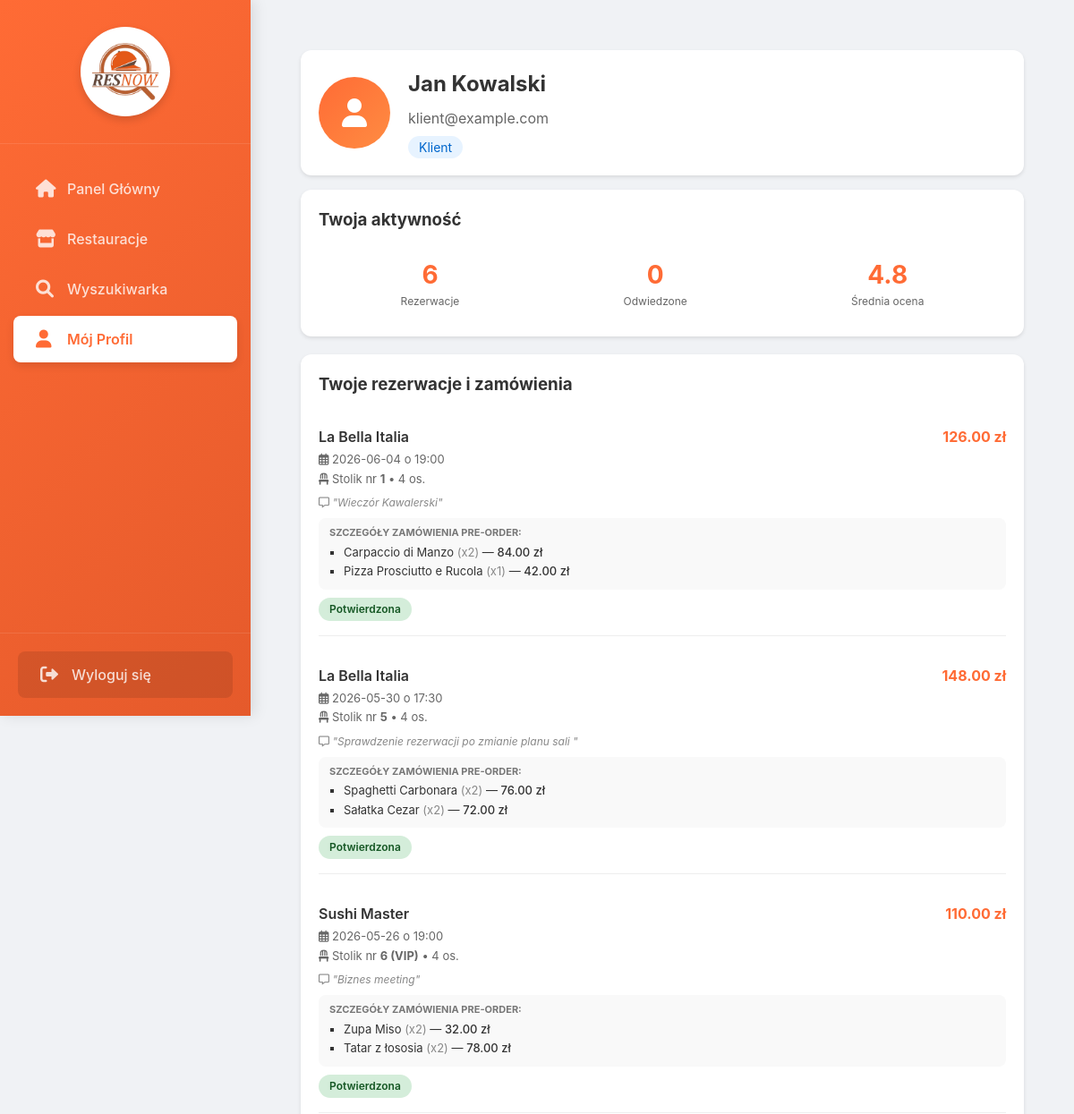
Page /client/profile (signed in, upper part) on the earlier database version.
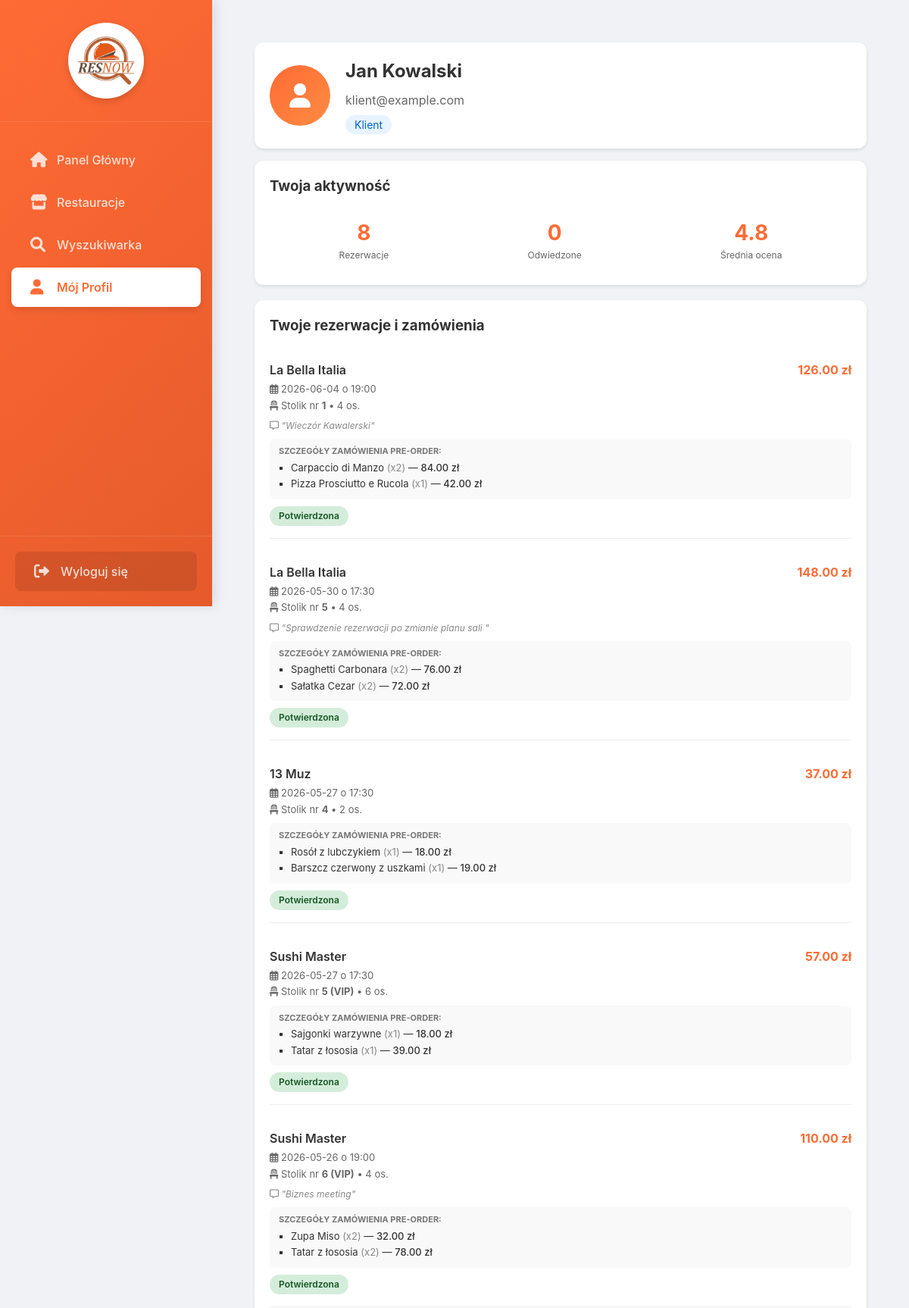
Same page on the later database version.
### models.py (models this page shows, shortened)
class User(db.Model):
    __tablename__ = 'users'
    id = db.Column(db.Integer, primary_key=True)
    name = db.Column(db.String(100), nullable=False)
    email = db.Column(db.String(120), unique=True, nullable=False)
    password = db.Column(db.String(200), nullable=False)
    role = db.Column(db.String(20), nullable=False)
    restaurant_id = db.Column(db.Integer, db.ForeignKey('restaurants.id'), nullable=True)
    restaurant = db.relationship('Restaurant', backref='employees')

class Reservation(db.Model):
    __tablename__ = 'reservations'
    id = db.Column(db.Integer, primary_key=True)
    user_id = db.Column(db.Integer, db.ForeignKey('users.id'), nullable=False)
    restaurant_id = db.Column(db.Integer, db.ForeignKey('restaurants.id'), nullable=False)
    table_id = db.Column(db.Integer, db.ForeignKey('tables.id'), nullable=False)
    date = db.Column(db.Date, nullable=False)
    time = db.Column(db.Time, nullable=False)
    people = db.Column(db.Integer, nullable=False)
    status = db.Column(db.String(20), default='pending')  # pending, confirmed, cancelled
    notes = db.Column(db.Text)
    created_at = db.Column(db.DateTime, default=datetime.utcnow)
    user = db.relationship('User', backref='reservations')
    table = db.relationship('Table', backref='reservations')
    restaurant = db.relationship('Restaurant', backref='reservations')
    items = db.relationship('ReservationItem', backref='reservation', cascade="all, delete-orphan")
    @property
    def total_price(self):
        total = 0.0
        for item in self.items:
            if item.menu_item:
                total += item.quantity * item.menu_item.price
        return total

class Restaurant(db.Model):
    __tablename__ = 'restaurants'
    id = db.Column(db.Integer, primary_key=True)
    name = db.Column(db.String(100), nullable=False)
    address = db.Column(db.String(200))
    cuisine = db.Column(db.String(100))
    rating = db.Column(db.Float)
    delivery = db.Column(db.Boolean, default=False)
    reservation = db.Column(db.Boolean, default=True)
    opening_hours = db.Column(db.String(50))
    delivery_time = db.Column(db.String(50))

class ReservationItem(db.Model):
    __tablename__ = 'reservation_items'
    reservation_id = db.Column(db.Integer, db.ForeignKey('reservations.id', ondelete='CASCADE'), primary_key=True)
    menu_item_id = db.Column(db.Integer, db.ForeignKey('menu_items.id', ondelete='CASCADE'), primary_key=True)
    quantity = db.Column(db.Integer, nullable=False, default=1)
    menu_item = db.relationship('MenuItem')

class MenuItem(db.Model):
    __tablename__ = 'menu_items'
    id = db.Column(db.Integer, primary_key=True)
    restaurant_id = db.Column(db.Integer, db.ForeignKey('restaurants.id'))
    name = db.Column(db.String(100))
    price = db.Column(db.Float)
    category = db.Column(db.String(50))
    description = db.Column(db.Text)
    available = db.Column(db.Boolean, default=True)
    restaurant = db.relationship('Restaurant', backref='menu_items')

class Table(db.Model):
    __tablename__ = 'tables'
    id = db.Column(db.Integer, primary_key=True)
    restaurant_id = db.Column(
        db.Integer,
        db.ForeignKey('restaurants.id'),
        nullable=False
    )
    number = db.Column(db.String(10), nullable=False)
    seats = db.Column(db.Integer)
    status = db.Column(db.String(20), default='free')
    location = db.Column(db.String(100))
    x = db.Column(db.Integer)
    y = db.Column(db.Integer)
    shape = db.Column(db.String(20))
    width = db.Column(db.Integer, nullable=True)
    height = db.Column(db.Integer, nullable=True)
    radius = db.Column(db.Integer, nullable=True)
    rotation = db.Column(db.Integer, default=0)
    restaurant = db.relationship(
        'Restaurant',
        backref='tables'
    )

### app.py (the view)
@app.route('/client/profile')
@login_required
def client_profile():
    if session.get('role') != 'client':
        flash('Brak dostępu', 'danger')
        return redirect(url_for('login'))
    user = User.query.get(session['user_id'])
    reservations = Reservation.query.filter_by(user_id=user.id) \
        .order_by(Reservation.date.desc(), Reservation.time.desc()) \
        .all()
    restaurants = Restaurant.query.all()
    return render_template('client/profile_mobile.html',
                           user=user,
                           reservations=reservations,
                           resturants=restaurants)

### app.py (called while the page is built)
@app.context_processor
def inject_now():
    return {'now': datetime.now()}

def login_required(f):
    @wraps(f)
    def decorated_function(*args, **kwargs):
        if 'user_id' not in session:
            flash('Proszę się zalogować', 'warning')
            return redirect(url_for('login'))
        return f(*args, **kwargs)
    return decorated_function

### templates/client/profile_mobile.html (shortened to what this page needs)
{% extends "mobile_layout.html" %}
{% block content %}
<div class="profile-wrapper">
<div class="profile-container">
    <div class="profile-header">
        <div class="profile-avatar">
            <i class="fas fa-user"></i>
        </div>
        <div class="profile-info">
            <h2>{{ user.name }}</h2>
            <p>{{ user.email }}</p>
            <p style="margin-top: 8px;">
                <span style="background: #e7f3ff; color: #0066cc; padding: 4px 12px; border-radius: 20px; font-size: 14px;">
                    Klient
                </span>
            </p>
        </div>
    </div>
    <div class="profile-section">
        <h3>Twoja aktywność</h3>
        <div style="display: flex; justify-content: space-around; text-align: center; padding: 10px 0;">
            <div>
                <div style="font-size: 28px; font-weight: 700; color: #FF6B35;">{{ reservations|length }}</div>
                <div style="font-size: 12px; color: #666;">Rezerwacje</div>
            </div>
            <div>
                <div style="font-size: 28px; font-weight: 700; color: #FF6B35;">{{ restaurants|length }}</div>
                <div style="font-size: 12px; color: #666;">Odwiedzone</div>
            </div>
            <div>
                <div style="font-size: 28px; font-weight: 700; color: #FF6B35;">4.8</div>
                <div style="font-size: 12px; color: #666;">Średnia ocena</div>
            </div>
        </div>
    </div>
    <div class="profile-section">
        <h3>
            Twoje rezerwacje i zamówienia
        </h3>
        {% if reservations %}
            {% for res in reservations %}
            <div class="reservation-item" style="padding-bottom: 16px; margin-bottom: 16px; border-bottom: 1px solid #eee;">
                <div class="reservation-title" style="font-size: 16px; display: flex; justify-content: space-between; align-items: center;">
                    <span>{{ res.restaurant.name }}</span>
                    <span style="color: #FF6B35; font-weight: 700;">
                        {% if res.total_price > 0 %}
                            {{ "%.2f"|format(res.total_price) }} zł
                        {% else %}
                            0.00 zł
                        {% endif %}
                    </span>
                </div>
                <div class="reservation-details" style="margin-top: 4px; color: #666; font-size: 13px;">
                    <div>
                        <i class="far fa-calendar-alt"></i> {{ res.date.strftime('%Y-%m-%d') if res.date.strftime else res.date }} o {{ res.time.strftime('%H:%M') if res.time.strftime else res.time }}
                    </div>
                    <div style="margin-top: 2px;">
                        <i class="fas fa-chair"></i> Stolik nr <strong>{{ res.table.number }}</strong> • {{ res.people }} os.
                    </div>
                </div>
                {% if res.notes %}
                    <div style="font-size: 12px; color: #888; margin: 6px 0 2px 0;">
                        <i class="far fa-comment-alt"></i> <em>"{{ res.notes }}"</em>
                    </div>
                {% endif %}
                {% if res.items %}
                    <div class="reservation-menu-items" style="background: #f9f9f9; border-radius: 8px; padding: 8px 12px; margin-top: 8px; font-size: 13px;">
                        <strong style="font-size: 11px; text-transform: uppercase; color: #777; display: block; margin-bottom: 4px;">Szczegóły zamówienia pre-order:</strong>
                        <ul style="margin: 0; padding-left: 16px; list-style-type: square;">
                            {% for item in res.items %}
                                <li style="margin-bottom: 2px;">
                                    {{ item.menu_item.name }}
                                    <span style="color: #888;">(x{{ item.quantity }})</span>
                                    — <span style="font-weight: 500;">{{ "%.2f"|format(item.quantity * item.menu_item.price) }} zł</span>
                                </li>
                            {% endfor %}
                        </ul>
                    </div>
                {% endif %}
                <div style="margin-top: 8px;">
                    <span class="status-badge {% if res.status == 'confirmed' %}status-confirmed{% else %}status-pending{% endif %}">
                        {% if res.status == 'confirmed' %}Potwierdzona{% else %}Oczekuje{% endif %}
                    </span>
                </div>
            </div>
            {% endfor %}
        {% else %}
            <p style="color: #999; text-align: center; padding: 20px 0;">Brak historii rezerwacji.</p>
        {% endif %}
    </div>
</div>
</div>
{% endblock %}

### templates/mobile_layout.html (shortened to what this page needs)
<!DOCTYPE html>
<html lang="pl">
<head>
    <link rel="stylesheet" href="https://cdnjs.cloudflare.com/ajax/libs/font-awesome/6.0.0/css/all.min.css">
    <link rel="stylesheet" href="{{ url_for('static', filename='css/mobile.css') }}">
</head>
<body>
    <nav class="desktop-sidebar">
        <div class="sidebar-logo-container">
            <div class="sidebar-logo-bg">
                <img src="{{ url_for('static', filename='images/logo.png') }}" alt="ResNow" style="height: 90px;">
            </div>
        </div>
        <div class="sidebar-menu">
            <a href="{{ url_for('client_dashboard') }}" class="sidebar-link {% if request.endpoint == 'client_dashboard' %}active{% endif %}">
                <i class="fas fa-home"></i> Panel Główny
            </a>
            <a href="{{ url_for('client_restaurants') }}" class="sidebar-link {% if request.endpoint == 'client_restaurants' %}active{% endif %}">
                <i class="fas fa-store"></i> Restauracje
            </a>
            <a href="{{ url_for('client_search') }}" class="sidebar-link {% if request.endpoint == 'client_search' %}active{% endif %}">
                <i class="fas fa-search"></i> Wyszukiwarka
            </a>
            <a href="{{ url_for('client_profile') }}" class="sidebar-link {% if request.endpoint == 'client_profile' %}active{% endif %}">
                <i class="fas fa-user"></i> Mój Profil
            </a>
        </div>
        <div class="sidebar-footer">
            <a href="{{ url_for('logout') }}" class="sidebar-link" style="margin: 0; background: rgba(0,0,0,0.1);">
                <i class="fas fa-sign-out-alt"></i> Wyloguj się
            </a>
        </div>
    </nav>
    <main class="main">
        <div style="width: 100%;">
            {% block content %}{% endblock %}
        </div>
    </main>
</body>
</html>

### static/css/mobile.css (style rules this page uses)
:root { --primary-orange: #FF6B35; --primary-orange-light: #FF8C42; --primary-orange-dark: #E55A2B; --white: #FFFFFF; --light-gray: #F5F5F7; --gray: #8E8E93; --dark-gray: #636366; --dark: #1C1C1E; --black: #000000; --success: #34C759; --warning: #FF9500; --danger: #FF3B30; --info: #007AFF; --background: #FFFFFF; --card-background: #FFFFFF; --shadow: 0 2px 10px rgba(0, 0, 0, 0.08); --shadow-heavy: 0 4px 20px rgba(0, 0, 0, 0.15); --radius-sm: 8px; --radius-md: 12px; --radius-lg: 16px; --radius-xl: 24px; --spacing-xs: 4px; --spacing-sm: 8px; --spacing-md: 16px; --spacing-lg: 24px; --spacing-xl: 32px; }
* { margin: 0; padding: 0; box-sizing: border-box; }
body { font-family: -apple-system, BlinkMacSystemFont, 'Segoe UI', Roboto, Oxygen, Ubuntu, Cantarell, sans-serif; background-color: var(--background); color: var(--dark); line-height: 1.5; -webkit-font-smoothing: antialiased; -moz-osx-font-smoothing: grayscale; }
.main { padding-top: 60px; padding-bottom: 70px; min-height: 100vh; }

### templates/mobile_layout.html (style rules this page uses)
:root { --primary-orange: #FF6B35; --gradient-orange: linear-gradient(135deg, #FF6B35, #E55A2B); --dark-gray: #333333; --light-bg: #f8f9fa; }
body { margin: 0; padding: 0; font-family: -apple-system, BlinkMacSystemFont, "Segoe UI", Roboto, sans-serif; background-color: var(--light-bg); color: var(--dark-gray); }
@media (min-width: 992px) { body { display: flex; background-color: #f0f2f5; } }
@media (min-width: 992px) { .desktop-sidebar { width: 280px; height: 100vh; background: var(--gradient-orange); position: fixed; top: 0; left: 0; display: flex; flex-direction: column; box-shadow: 4px 0 15px rgba(0,0,0,0.1); z-index: 1000; } }
@media (min-width: 992px) { .sidebar-logo-container { padding: 30px 20px; display: flex; justify-content: center; border-bottom: 1px solid rgba(255,255,255,0.1); } }
@media (min-width: 992px) { .sidebar-logo-bg { background: white; border-radius: 50%; width: 100px; height: 100px; display: flex; align-items: center; justify-content: center; box-shadow: 0 4px 10px rgba(0,0,0,0.15); } }
@media (min-width: 992px) { .sidebar-menu { padding: 20px 0; flex: 1; } }
@media (min-width: 992px) { .sidebar-link { display: flex; align-items: center; padding: 14px 25px; color: rgba(255,255,255,0.8); text-decoration: none; font-size: 16px; font-weight: 500; transition: all 0.2s ease; margin: 4px 15px; border-radius: 8px; } }
@media (min-width: 992px) { .sidebar-link i { font-size: 20px; width: 35px; } }
@media (min-width: 992px) { .sidebar-link.active { background: white; color: var(--primary-orange); box-shadow: 0 4px 10px rgba(0,0,0,0.1); font-weight: 600; } }
@media (min-width: 992px) { .sidebar-footer { padding: 20px; border-top: 1px solid rgba(255,255,255,0.1); } }
@media (min-width: 992px) { .main { margin-left: 280px; flex: 1; padding: 40px; min-height: 100vh; box-sizing: border-box; display: flex; justify-content: center; } }

### templates/client/profile_mobile.html (style rules this page uses)
.profile-container { padding: 16px 0; }
.profile-header { display: flex; align-items: center; gap: 20px; margin-bottom: 16px; padding: 20px; background: white; border-radius: 12px; box-shadow: 0 2px 4px rgba(0,0,0,0.1); }
.profile-avatar { width: 80px; height: 80px; background: linear-gradient(135deg, #FF6B35, #FF8C42); border-radius: 50%; display: flex; align-items: center; justify-content: center; color: white; font-size: 32px; }
.profile-info h2 { margin: 0 0 8px 0; color: #333; }
.profile-info p { margin: 0; color: #666; }
.profile-section { background: white; border-radius: 12px; padding: 20px; margin-bottom: 20px; box-shadow: 0 2px 4px rgba(0,0,0,0.1); }
.profile-section h3 { margin: 0 0 16px 0; color: #333; display: flex; justify-content: space-between; align-items: center; }
.reservation-item, .order-item { padding: 16px 0; border-bottom: 1px solid #eee; }
.reservation-title, .order-title { font-weight: 600; margin-bottom: 4px; color: #333; }
.reservation-details, .order-details { color: #666; font-size: 14px; margin-bottom: 8px; }
.status-badge { display: inline-block; padding: 4px 12px; border-radius: 20px; font-size: 12px; font-weight: 600; }
.status-confirmed { background: #d4edda; color: #155724; }
.profile-wrapper { width: 100%; margin: 0 auto; padding: 0 16px; box-sizing: border-box; }
@media (min-width: 992px) { .profile-wrapper { max-width: 1200px !important; } }

Differences in the rows shown:
added Reservation: restaurant.name "13 Muz", date "2026-05-27", time "17:30", table.number "4", people "2", status "Potwierdzona"
added ReservationItem: total_price "37.00", menu_item.name "Rosół z lubczykiem", quantity "1", item.quantity*item.menu_item.price "18.00", shown under "13 Muz"
added ReservationItem: menu_item.name "Barszcz czerwony z uszkami", quantity "1", item.quantity*item.menu_item.price "19.00", shown under "13 Muz"
added Reservation: restaurant.name "Sushi Master", date "2026-05-27", time "17:30", table.number "5 (VIP)", people "6", status "Potwierdzona"
added ReservationItem: total_price "57.00", menu_item.name "Sajgonki warzywne", quantity "1", item.quantity*item.menu_item.price "18.00", shown under "Sushi Master"
added ReservationItem: menu_item.name "Tatar z łososia", quantity "1", item.quantity*item.menu_item.price "39.00", shown under "Sushi Master"
Other differences:
{{ reservations|length }}: "6" → "8"
